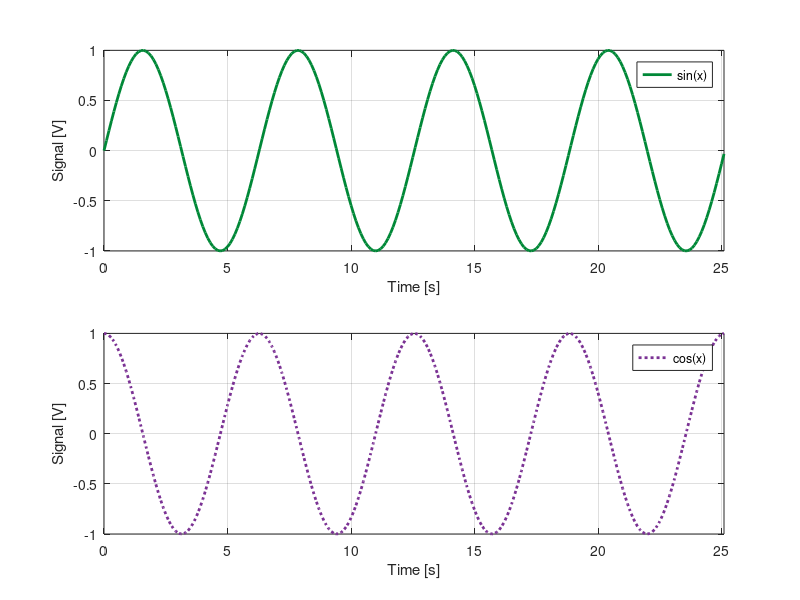

The MATLAB source for this figure:
%% Create line plot from data_x and data_y
figure();

title('Signal response');

window_width = 21.0;   % 21cm is the width of a A4 paper
window_height = 29.7;  % 29.7cm is the height of A4 paper
set(gcf, 'units','centimeters','Position',[0, 0, window_width, window_height*.5]);

%% Create some data
data_x = 0:.1:8*pi;
data_y1 = sin(data_x);
data_y2 = cos(data_x);

%% Set colors
% These colors are colorblind safe and print friendly
% Reference: https://colorbrewer2.org/
light_green     = [166,219,160]./255;
dark_green      = [0,136,55]./255;
light_purple    = [194,165,207]./255;
dark_purple     = [123,50,148]./255;

%% Subplot(n_rows, n_columns, order)
ax1 = subplot(2,1,1);
    plot(data_x, data_y1, '-', 'color', dark_green, 'linewidth', 2);
    
    % Config labels
    legend({'sin(x)'});
    xlabel('Time [s]');
    ylabel('Signal [V]');
    xlim([0 data_x(end)]);
    ylim([-1 1]);
    grid on;
    
%% Subplot(n_rows, n_columns, order)
ax2 = subplot(2,1,2);
    plot(data_x, data_y2, ':', 'color', dark_purple, 'linewidth', 2);
    
    % Config labels
    legend({'cos(x)'});
    xlabel('Time [s]');
    ylabel('Signal [V]');
    xlim([0 data_x(end)]);
    ylim([-1 1]);
    grid on;
    
%% Link axes
linkaxes([ax1,ax2],'x');

%% Save graph
% You can specify any extension corresponding to a file format.
saveas(gcf,'Image.fig');

